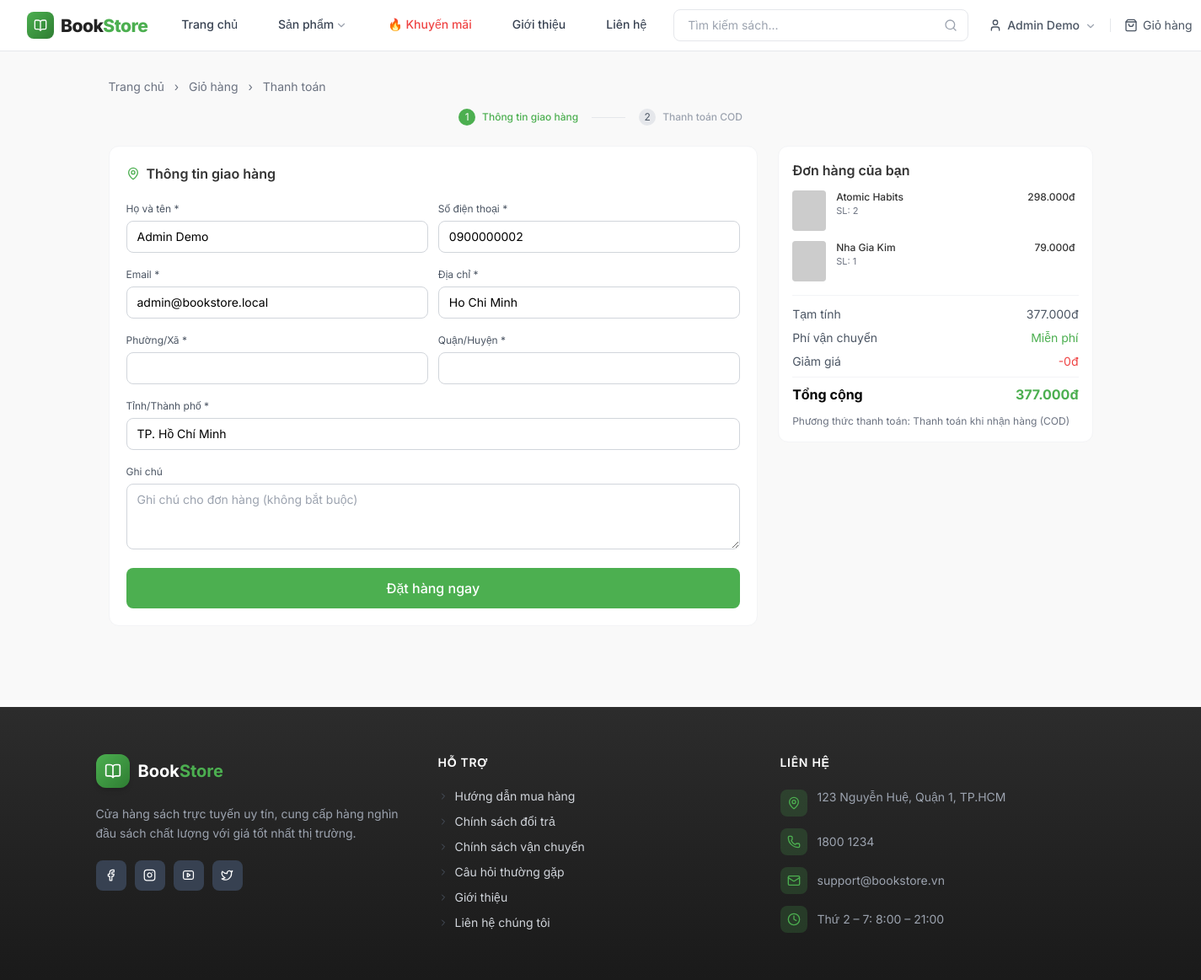
Screenshot of /BASE_URL?act=checkout (signed in) with the database file from the repository.
### tables this page shows
CREATE TABLE users (
  user_id    INT          NOT NULL AUTO_INCREMENT,
  role_id    INT          NOT NULL DEFAULT 2,       
  full_name  VARCHAR(150) NOT NULL,
  email      VARCHAR(150) NOT NULL UNIQUE,
  password   VARCHAR(255) NOT NULL,
  phone      VARCHAR(20)           DEFAULT NULL,
  address    TEXT                  DEFAULT NULL,
  avatar     VARCHAR(255)          DEFAULT NULL,
  status     TINYINT      NOT NULL DEFAULT 1       COMMENT '1=active, 0=inactive',
  created_at DATETIME     NOT NULL DEFAULT CURRENT_TIMESTAMP,
  updated_at DATETIME     NOT NULL DEFAULT CURRENT_TIMESTAMP ON UPDATE CURRENT_TIMESTAMP,
  PRIMARY KEY (user_id),
  CONSTRAINT fk_users_role FOREIGN KEY (role_id) REFERENCES roles (role_id)
    ON UPDATE CASCADE ON DELETE RESTRICT
);

CREATE TABLE cart_items (
  cart_item_id INT            NOT NULL AUTO_INCREMENT,
  cart_id      INT            NOT NULL,
  book_id      INT            NOT NULL,
  quantity     INT            NOT NULL DEFAULT 1 CHECK (quantity > 0),
  price        DECIMAL(10, 2) NOT NULL CHECK (price >= 0),  
  PRIMARY KEY (cart_item_id),
  UNIQUE KEY uq_cart_book (cart_id, book_id),               
  CONSTRAINT fk_cart_items_cart FOREIGN KEY (cart_id) REFERENCES carts (cart_id)
    ON UPDATE CASCADE ON DELETE CASCADE,
  CONSTRAINT fk_cart_items_book FOREIGN KEY (book_id) REFERENCES books (book_id)
    ON UPDATE CASCADE ON DELETE CASCADE
);

CREATE TABLE books (
  book_id     INT            NOT NULL AUTO_INCREMENT,
  category_id INT            NOT NULL,
  title       VARCHAR(255)   NOT NULL,
  author      VARCHAR(150)   NOT NULL,
  publisher   VARCHAR(150)            DEFAULT NULL,
  price       DECIMAL(10, 2) NOT NULL CHECK (price >= 0),
  sale_price  DECIMAL(10, 2)          DEFAULT NULL CHECK (sale_price >= 0),
  description TEXT                    DEFAULT NULL,
  thumbnail   VARCHAR(255)            DEFAULT NULL,
  weight      VARCHAR(50)             DEFAULT NULL,
  dimensions  VARCHAR(50)             DEFAULT NULL,
  cover_type  ENUM('Bìa mềm', 'Bìa cứng') DEFAULT 'Bìa mềm',
  stock       INT            NOT NULL DEFAULT 0 CHECK (stock >= 0),
  status      TINYINT        NOT NULL DEFAULT 1 COMMENT '1=active, 0=inactive',
  is_featured TINYINT        NOT NULL DEFAULT 0 COMMENT '1=featured, 0=normal',
  is_bestseller TINYINT      NOT NULL DEFAULT 0 COMMENT '1=bestseller, 0=normal',
  created_at  DATETIME       NOT NULL DEFAULT CURRENT_TIMESTAMP,
  updated_at  DATETIME       NOT NULL DEFAULT CURRENT_TIMESTAMP ON UPDATE CURRENT_TIMESTAMP,
  PRIMARY KEY (book_id),
  CONSTRAINT fk_books_category FOREIGN KEY (category_id) REFERENCES categories (category_id)
    ON UPDATE CASCADE ON DELETE RESTRICT,
  INDEX idx_books_category (category_id),
  INDEX idx_books_status   (status)
);

### views/customer/checkout.php (the view, shortened to what the rows shown need)
<?php
require_once './views/components/navbar.php';
function formatVnd($amount)
{
  return number_format((float)$amount, 0, ',', '.') . 'đ';
}
$fullNameValue = htmlspecialchars($checkoutOld['full_name'] ?? $customer['full_name'] ?? '');
$emailValue = htmlspecialchars($checkoutOld['email'] ?? $customer['email'] ?? '');
$phoneValue = htmlspecialchars($checkoutOld['phone'] ?? $customer['phone'] ?? '');
$addressLineValue = htmlspecialchars($checkoutOld['address_line'] ?? $customer['address'] ?? '');
?>
<div class="max-w-[1200px] mx-auto px-4 py-8">
  <form method="POST" action="<?= BASE_URL ?>?act=checkout-place" class="grid grid-cols-1 lg:grid-cols-3 gap-6">
    <section class="lg:col-span-2 bg-white rounded-xl border border-gray-100 p-5">
      <h2 class="font-semibold text-[#333] mb-4 flex items-center gap-2">
        <i data-lucide="map-pin" class="w-4 h-4 text-[#4CAF50]"></i>
        Thông tin giao hàng
      </h2>
      <div class="grid grid-cols-1 md:grid-cols-2 gap-3">
        <div>
          <label class="text-xs text-gray-600">Họ và tên *</label>
          <input type="text" name="full_name" value="<?= $fullNameValue ?>"
            class="w-full mt-1 px-3 py-2 border border-gray-300 rounded-lg text-sm focus:outline-none focus:ring-2 focus:ring-[#4CAF50]">
        </div>
        <div>
          <label class="text-xs text-gray-600">Số điện thoại *</label>
          <input type="text" name="phone" value="<?= $phoneValue ?>"
            class="w-full mt-1 px-3 py-2 border border-gray-300 rounded-lg text-sm focus:outline-none focus:ring-2 focus:ring-[#4CAF50]">
        </div>
        <div>
          <label class="text-xs text-gray-600">Email *</label>
          <input type="email" name="email" value="<?= $emailValue ?>"
            class="w-full mt-1 px-3 py-2 border border-gray-300 rounded-lg text-sm focus:outline-none focus:ring-2 focus:ring-[#4CAF50]">
        </div>
        <div>
          <label class="text-xs text-gray-600">Địa chỉ *</label>
          <input type="text" name="address_line" value="<?= $addressLineValue ?>"
            class="w-full mt-1 px-3 py-2 border border-gray-300 rounded-lg text-sm focus:outline-none focus:ring-2 focus:ring-[#4CAF50]">
        </div>
      </div>
    </section>
    <aside class="bg-white rounded-xl border border-gray-100 p-4 h-fit">
      <h2 class="font-semibold text-[#333] mb-3">Đơn hàng của bạn</h2>
      <div class="space-y-3 mb-4 max-h-64 overflow-auto pr-1">
        <?php foreach ($items as $item): ?>
        <div class="flex items-start gap-3">
          <img src="<?= !empty($item['thumbnail']) ? (str_starts_with($item['thumbnail'], 'http') ? htmlspecialchars($item['thumbnail']) : rtrim(BASE_URL, '/') . '/' . ltrim($item['thumbnail'], '/')) : 'https://placehold.co/60x80?text=No+Image' ?>" onerror="this.onerror=null; this.src='https://placehold.co/60x80?text=No+Image';"
               alt="<?= htmlspecialchars($item['title']) ?>" class="w-10 h-12 rounded object-cover bg-gray-100">
          <div class="flex-1 min-w-0">
            <p class="text-xs text-[#333] font-medium line-clamp-1"><?= htmlspecialchars($item['title']) ?></p>
            <p class="text-[11px] text-gray-500">SL: <?= (int)$item['quantity'] ?></p>
          </div>
          <p class="text-xs text-[#333] font-medium"><?= formatVnd($item['line_total']) ?></p>
        </div>
        <?php endforeach; ?>
      </div>
    </aside>
  </form>
</div>
<?php require_once './views/components/customer_footer.php'; ?>

### views/components/navbar.php (shortened to what the rows shown need)
<?php
$isLoggedIn = isset($_SESSION['currentUser']);
?>
<!DOCTYPE html>
<html lang="vi" class="h-full">
<head>
    <script src="https://cdn.tailwindcss.com"></script>
</head>
<body class="h-full bg-[#F9F9F9]">
<header class="bg-white border-b border-gray-200 sticky top-0 z-50">
    <div class="w-full px-8 flex items-center h-[60px] gap-6">
        <div class="hidden md:flex items-center gap-4 text-sm shrink-0">
            <?php
            $currentUser = $_SESSION['currentUser'] ?? null;
            if ($isLoggedIn): ?>
                <div class="has-dropdown flex items-center h-full">
                    <div class="flex items-center gap-1.5 text-gray-600 hover:text-[#4CAF50] transition-colors cursor-pointer py-2">
                        <i data-lucide="user" class="w-4 h-4"></i>
                        <span class="max-w-[100px] truncate font-medium"><?= htmlspecialchars($currentUser['fullname'] ?? 'Tài khoản') ?></span>
                        <i data-lucide="chevron-down" class="w-3.5 h-3.5 text-gray-400 mt-0.5"></i>
                    </div>
                </div>
                <a href="<?= BASE_URL ?>?act=cart"
                   class="flex items-center gap-1.5 text-gray-600 hover:text-[#4CAF50] transition-colors relative py-2">
                    <i data-lucide="shopping-bag" class="w-4 h-4"></i>
                    <span>Giỏ hàng</span>
                </a>
            <?php endif; ?>
        </div>
    </div>
</header>

### rows the page displays
users: full_name "Admin Demo", phone "0900000002", email "admin@bookstore.local", address_line "Ho Chi Minh"
cart_items: book.title "Atomic Habits", quantity "2", line_total "298.000đ"

### other values shown
$item['title'] "Nha Gia Kim"
$item['quantity'] "1"
formatVnd($item['line_total']) "79.000đ"
formatVnd($totals['subtotal']) "377.000đ"
formatVnd($totals['discount']) "0đ"
formatVnd($totals['total']) "377.000đ"
